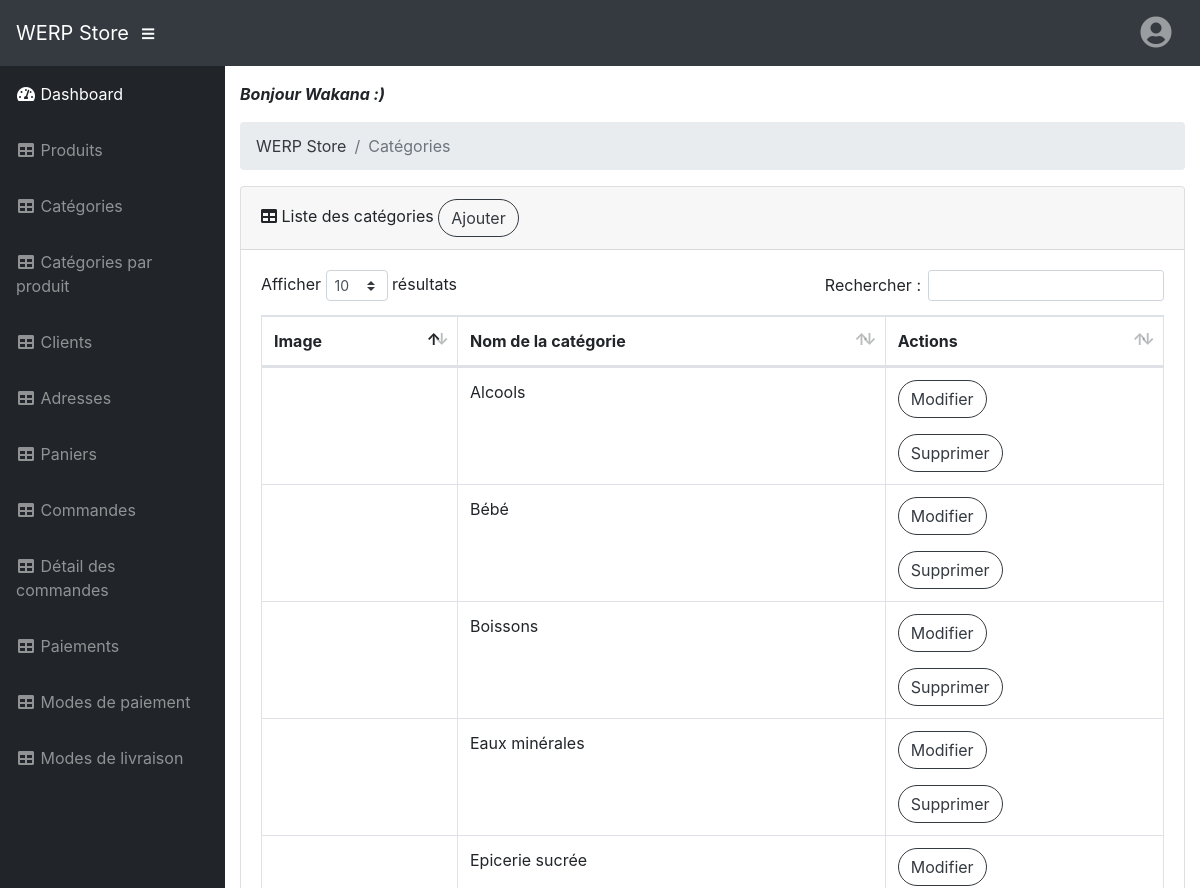
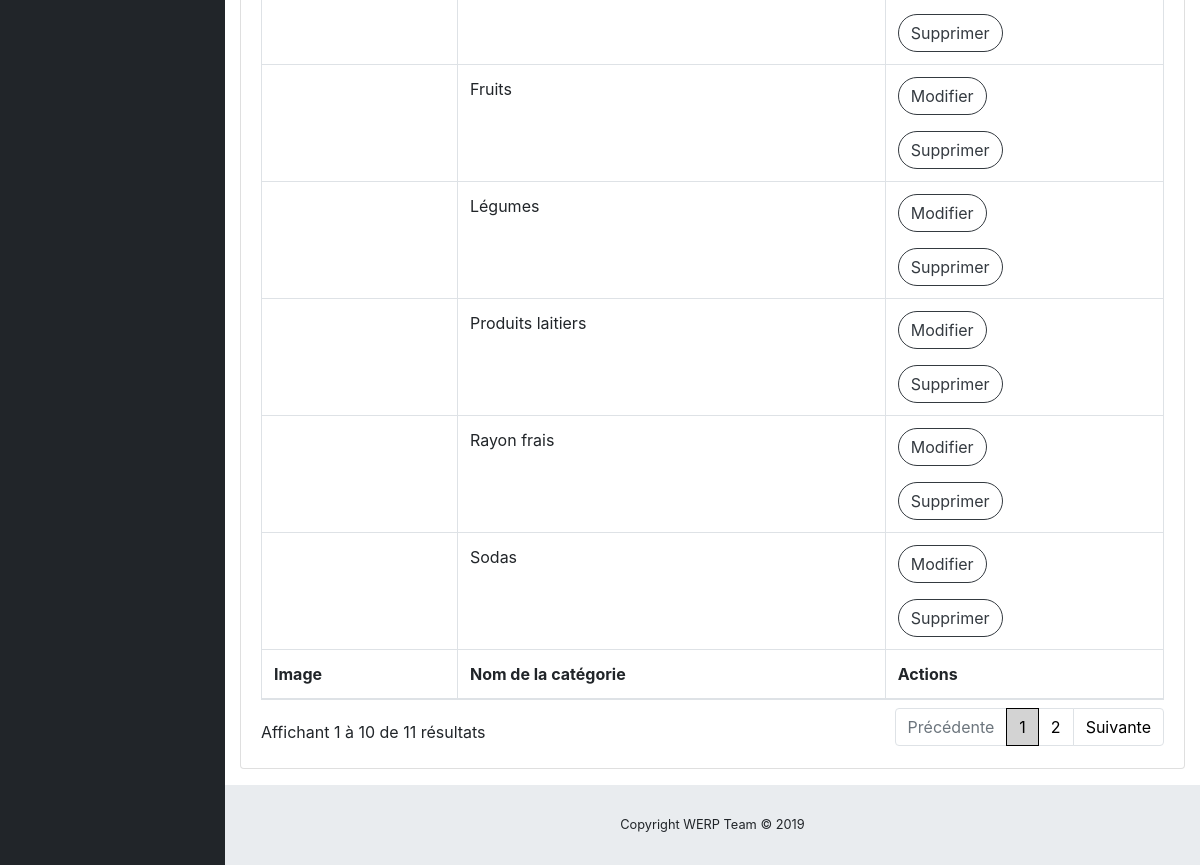
The app's page /back-office/webroot/index?module=dashboard&action=categories (signed in) with its own data (2 pictures, top to bottom).
### tables this page shows
CREATE TABLE IF NOT EXISTS `st_categories` (
  `cat_id` int(11) NOT NULL AUTO_INCREMENT,
  `cat_descr` varchar(45) NOT NULL,
  `cat_img_url` varchar(255) NOT NULL,
  PRIMARY KEY (`cat_id`)
);

### back-office/app/controller/dashboard/categories.php (called while the page is built, shortened)
<?php
  include ("../app/model/categorie/afficher_categories.php");
  $categories = afficher_categories();
  include ("../app/view/dashboard/categories.php");

### back-office/app/model/categorie/afficher_categories.php (called while the page is built, shortened)
<?php
  function afficher_categories() {
    global $pdo;
    try {
      $query = "SELECT *
                FROM st_categories
                ORDER BY cat_descr";
      $req = $pdo->prepare($query);
      $req->execute();
      $req->setFetchMode(PDO::FETCH_ASSOC);
      $data = $req->fetchAll();
      return $data;
    }
    catch (Exception $e) {
      die ("SQL Erreur : " . utf8_encode($e->getMessage()));
    }
  }

### back-office/app/view/dashboard/categories.php (the view, shortened to what this page needs)
    <?php include("../app/view/layout/header.inc.php"); ?>
    <li class="breadcrumb-item active">Catégories</li>
  </ol>
  <div class="card mb-3">
    <div class="card-header">
      <i class="fas fa-table"></i>
      Liste des catégories
      <a class="btn btn-outline-dark rounded-pill" href="index?module=dashboard&action=categories_ajouter" role="button">Ajouter</a>
    </div>
    <div class="card-body">
      <div class="table-responsive">
        <table class="table table-bordered" id="dataTable">
          <thead>
            <tr>
              <th>Image</th>
              <th>Nom de la catégorie</th>
              <th>Actions</th>
            </tr>
          </thead>
          <tbody>
            <?php foreach ($categories as $categorie) { ?>
            <tr>
              <td><img src="<?= $categorie['cat_img_url'] ?>" style="height: 100px;" alt=""></td>
              <td><?= $categorie['cat_descr'] ?></td>
              <td>
                <a class="btn btn-outline-dark rounded-pill" href="index?module=dashboard&action=categories_modifier&id=<?= $categorie['cat_id'] ?>">Modifier</a>
                <br>
                <a class="btn btn-outline-dark rounded-pill mt-3" href="#" data-cat_descr="<?= $categorie['cat_descr'] ?>" data-cat_id="<?= $categorie['cat_id'] ?>" data-toggle="modal" data-target="#supprimer_categorie">Supprimer</a>
              </td>
            </tr>
            <?php } ?>
          </tbody>
          <tfoot>
            <tr>
              <th>Image</th>
              <th>Nom de la catégorie</th>
              <th>Actions</th>
            </tr>
          </tfoot>
        </table>
      </div>
    </div>
  </div>
</div>
<?php include("../app/view/layout/footer.inc.php"); ?>

### records on screen
st_categories: cat_descr "Alcools"
st_categories: cat_descr "Bébé"
st_categories: cat_descr "Boissons"
st_categories: cat_descr "Eaux minérales"
st_categories: cat_descr "Epicerie sucrée"
st_categories: cat_descr "Fruits"
st_categories: cat_descr "Légumes"
st_categories: cat_descr "Produits laitiers"
st_categories: cat_descr "Rayon frais"
st_categories: cat_descr "Sodas"

### other values on screen
SITE_NAME "WERP Store"
$_SESSION["user"]["cus_firstname"] "Wakana"
SITE_COPYRIGHT "Copyright WERP Team © 2019"
